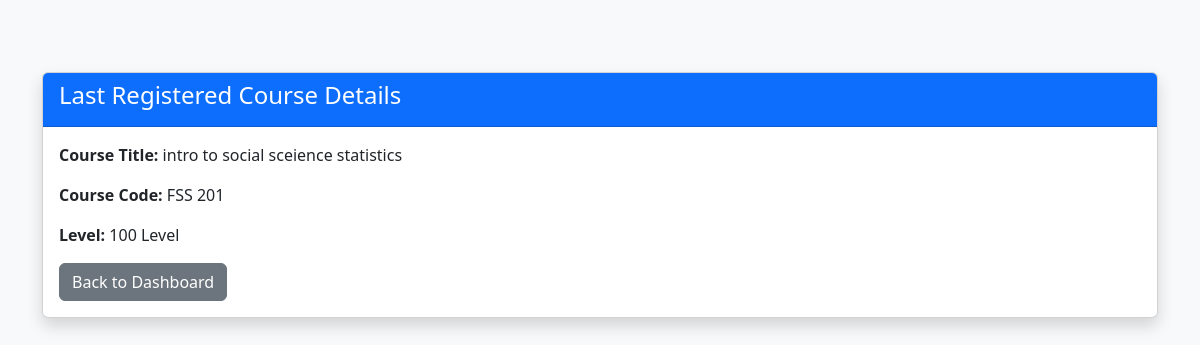
Page /student/last-course-level (signed in) on the committed database.
### app.py (models this page shows, shortened)
class Course(db.Model):
    id = db.Column(db.Integer, primary_key=True)
    session_year = db.Column(db.String(20), nullable=False)
    level = db.Column(db.Integer, nullable=False)
    semester = db.Column(db.String(20), nullable=False)
    faculty = db.Column(db.String(100), nullable=False)
    department = db.Column(db.String(100), nullable=False)
    course_code = db.Column(db.String(20), unique=True, nullable=False)
    course_title = db.Column(db.String(200), nullable=False)
    unit_load = db.Column(db.Integer, nullable=False)

### app.py (the view)
@app.route('/student/last-course-level')
def student_last_course_level():
    if 'student_id' not in session:
        return redirect(url_for('student_login'))
    last_reg = Registration.query.filter_by(student_id=session['student_id'])\
        .order_by(Registration.id.desc())\
        .first()
    if not last_reg:
        return "No registration records found.", 404
    last_course = last_reg.course
    return render_template('last_course_level.html',
                           course=last_course)

### templates/last_course_level.html
<!DOCTYPE html>
<html lang="en">
<head>
    <link href="https://cdn.jsdelivr.net/npm/bootstrap@5.3.0/dist/css/bootstrap.min.css" rel="stylesheet">
</head>
<body class="bg-light p-4">
<div class="container mt-5">
    <div class="card shadow">
        <div class="card-header bg-primary text-white">
            <h4>Last Registered Course Details</h4>
        </div>
        <div class="card-body">
            {% if course %}
                <p><strong>Course Title:</strong> {{ course.course_title }}</p>
                <p><strong>Course Code:</strong> {{ course.course_code }}</p>
                <p><strong>Level:</strong> {{ course.level }} Level</p>
            {% else %}
                <p>No course data found.</p>
            {% endif %}
            <a href="{{ url_for('dashboard') }}" class="btn btn-secondary">Back to Dashboard</a>
        </div>
    </div>
</div>
</body>
</html>

### rows in the picture
Course: course_title "intro to social sceience statistics", course_code "FSS 201", level "100"
